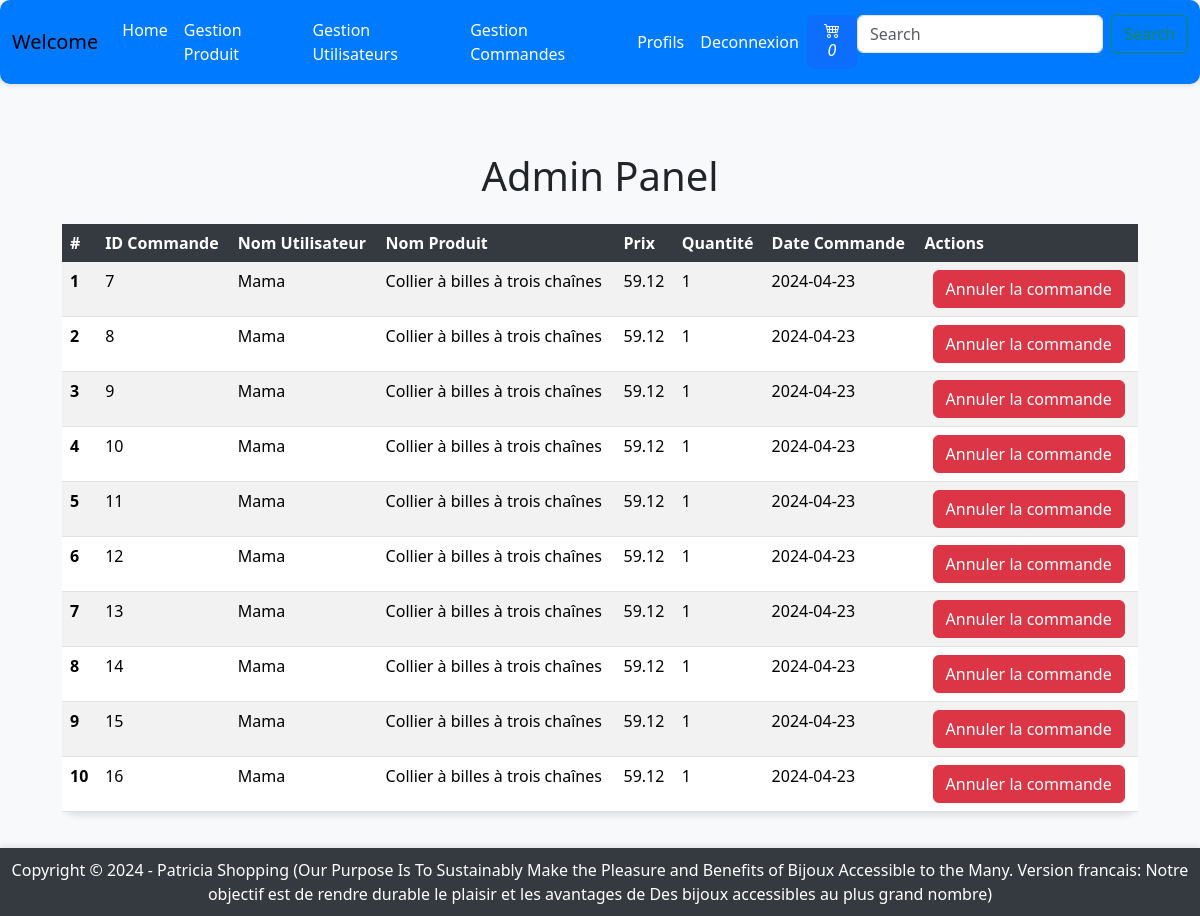
Screenshot of /commandes/index (signed in) with the database file from the repository.
### tables this page shows
CREATE TABLE IF NOT EXISTS `commande` (
  `id_commande` int NOT NULL AUTO_INCREMENT,
  `quantite` int DEFAULT NULL,
  `prix` varchar(10) DEFAULT NULL,
  `statut` varchar(50) DEFAULT NULL,
  `date_creation` date DEFAULT NULL,
  `id_utilisateur` int DEFAULT NULL,
  `mode_paiement` varchar(50) DEFAULT NULL,
  PRIMARY KEY (`id_commande`)
);

CREATE TABLE IF NOT EXISTS `utilisateur` (
  `id_utilisateur` int NOT NULL AUTO_INCREMENT,
  `nom` varchar(100) NOT NULL,
  `prenom` varchar(100) DEFAULT NULL,
  `email` varchar(255) NOT NULL,
  `telephone` varchar(20) DEFAULT NULL,
  `date_naissance` date DEFAULT NULL,
  `id_role` int DEFAULT NULL,
  `mot_de_passe` text NOT NULL,
  PRIMARY KEY (`id_utilisateur`),
  UNIQUE KEY `email` (`email`),
  KEY `fk_role_utilisateur` (`id_role`)
);

CREATE TABLE IF NOT EXISTS `bijoux` (
  `id_bijoux` int NOT NULL AUTO_INCREMENT,
  `nom` varchar(100) NOT NULL,
  `prix` varchar(10) NOT NULL,
  `description` text,
  `courte_description` varchar(255) DEFAULT NULL,
  `quantite` int DEFAULT NULL,
  PRIMARY KEY (`id_bijoux`)
);

### app/Controllers.php (called while the page is built, shortened)
<?php
abstract class Controllers
{
    public function render($fichier, $data = [])
    {
        extract($data);
        include_once ROOT . "views/" . lcfirst(get_class($this)) . "/" . $fichier . ".php";
        include_once ROOT . "views/layout/default.php";
    }
}
?>

### controllers/Commandes.php (called while the page is built, shortened)
<?php
class Commandes extends Controllers
{
    public function index()
    {
        $commandeModel = new Commande();
        $commandes = $commandeModel->getAllCommandes();
        $this->render('index', compact('commandes'));
    }
}
?>

### autoload.php (called while the page is built, shortened)
<?php
function autoload($class) {
    $chemins=[ROOT."app/",ROOT."controllers/",ROOT."models/"];
}
?>

### models/Commande.php (called while the page is built, shortened)
<?php
class Commande extends Model
{
    public function __construct()
    {
        $this->table = "commande";
    }
    public function getAllCommandes()
    {
        $this->sql = "SELECT c.*, u.nom AS nom_utilisateur, b.nom AS nom_produit
                      FROM " . $this->table . " c
                      JOIN utilisateur u ON c.id_utilisateur = u.id_utilisateur
                      JOIN bijouxcommande bc ON c.id_commande = bc.id_commande
                      JOIN bijoux b ON bc.id_bijoux = b.id_bijoux";
        return $this->getLines();
    }
}
?>

### app/Model.php (called while the page is built, shortened)
<?php
require_once ROOT . "app/configs/connexion.php";
abstract class Model
{
    protected $sql;
    public function getLines($params = [], $uneSeuleLigne = false)
    {
        global $oPDO;
        $stmt = $oPDO->prepare($this->sql);
        $resultat = $stmt->execute();
        return $uneSeuleLigne ?
            $stmt->fetch(PDO::FETCH_OBJ) :
            $stmt->fetchAll(PDO::FETCH_OBJ);
    }
}

### views/commandes/index.php (the view, shortened to what this page needs)
<!DOCTYPE html>
<html lang="en">
<head>
    <link href="https://cdn.jsdelivr.net/npm/bootstrap@5.3.3/dist/css/bootstrap.min.css" rel="stylesheet">
</head>
<body>
<div class="container-fluid">
    <h1 class="text-center mt-5 mb-4">Admin Panel</h1>
    <div class="table-responsive">
        <table class="table table-striped table-hover">
            <thead>
                <tr>
                    <th scope="col">#</th>
                    <th>ID Commande</th>
                    <th>Nom Utilisateur</th>
                    <th>Nom Produit</th>
                    <th>Prix</th>
                    <th>Quantité</th>
                    <th>Date Commande</th>
                    <th scope="col">Actions</th>
                </tr>
            </thead>
            <tbody>
                <?php
                $cpt = 1;
                foreach ($commandes as $commande) {
                    ?>
                    <tr>
                        <th scope="row"><?= $cpt++; ?></th>
                        <td><?= $commande->id_commande; ?></td>
                        <td><?= $commande->nom_utilisateur; ?></td>
                        <td><?= $commande->nom_produit; ?></td>
                        <td><?= $commande->prix; ?></td>
                        <td><?= $commande->quantite; ?></td>
                        <td><?= $commande->date_creation; ?></td>
                        <td>
                            <a class="btn btn-danger ms-2" href="<?= URI . "commandes/supprimer/{$commande->id_commande}"; ?>">Annuler la commande</a>
                        </td>
                    </tr>
                <?php
                }
                ?>
            </tbody>
        </table>
    </div>
</div>
</body>
</html>

### views/commandes/index.php (style rules this page uses)
body { background-color: #f8f9fa; }
.table { background-color: #fff; border-radius: 15px; box-shadow: 0 4px 6px rgba(0, 0, 0, 0.1); }
.table thead th { border: none; background-color: #343a40; color: #fff; }
.btn { font-size: 1rem; }

### rows the page displays
commande: id_commande "7", id_utilisateur.nom "Mama", bijoux.nom "Collier à billes à trois chaînes", prix "59.12", quantite "1", date_creation "2024-04-23"
commande: id_commande "8", id_utilisateur.nom "Mama", bijoux.nom "Collier à billes à trois chaînes", prix "59.12", quantite "1", date_creation "2024-04-23"
commande: id_commande "9", id_utilisateur.nom "Mama", bijoux.nom "Collier à billes à trois chaînes", prix "59.12", quantite "1", date_creation "2024-04-23"
commande: id_commande "10", id_utilisateur.nom "Mama", bijoux.nom "Collier à billes à trois chaînes", prix "59.12", quantite "1", date_creation "2024-04-23"
commande: id_commande "11", id_utilisateur.nom "Mama", bijoux.nom "Collier à billes à trois chaînes", prix "59.12", quantite "1", date_creation "2024-04-23"
commande: id_commande "12", id_utilisateur.nom "Mama", bijoux.nom "Collier à billes à trois chaînes", prix "59.12", quantite "1", date_creation "2024-04-23"
commande: id_commande "13", id_utilisateur.nom "Mama", bijoux.nom "Collier à billes à trois chaînes", prix "59.12", quantite "1", date_creation "2024-04-23"
commande: id_commande "14", id_utilisateur.nom "Mama", bijoux.nom "Collier à billes à trois chaînes", prix "59.12", quantite "1", date_creation "2024-04-23"
commande: id_commande "15", id_utilisateur.nom "Mama", bijoux.nom "Collier à billes à trois chaînes", prix "59.12", quantite "1", date_creation "2024-04-23"
commande: id_commande "16", id_utilisateur.nom "Mama", bijoux.nom "Collier à billes à trois chaînes", prix "59.12", quantite "1", date_creation "2024-04-23"
